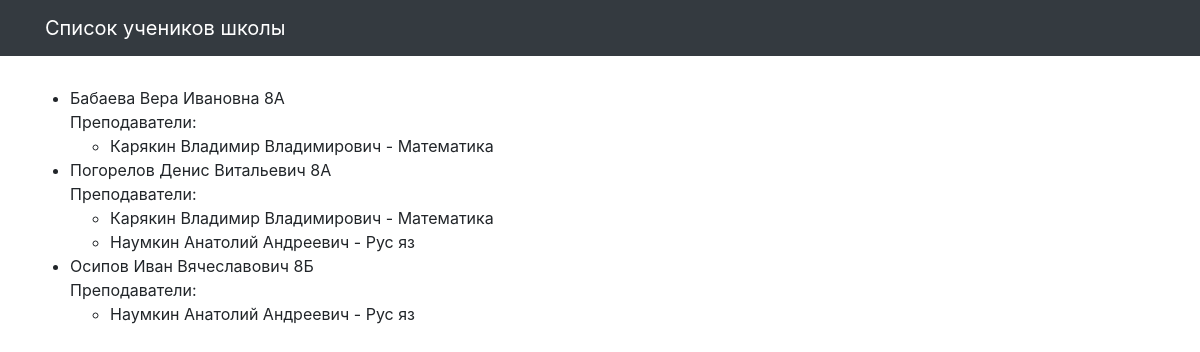
The page / on the database its author committed.
### school/models.py (models this page shows, shortened)
class Student(models.Model):
    name = models.CharField(max_length=30, verbose_name='Имя')
    teacher = models.ManyToManyField(Teacher, related_name='students', verbose_name='Учитель')
    group = models.CharField(max_length=10, verbose_name='Класс')
    class Meta:
        verbose_name = 'Ученик'
        verbose_name_plural = 'Ученики'

class Teacher(models.Model):
    name = models.CharField(max_length=30, verbose_name='Имя')
    subject = models.CharField(max_length=10, verbose_name='Предмет')
    class Meta:
        verbose_name = 'Учитель'
        verbose_name_plural = 'Учителя'

### school/views.py (the view)
# urls.py: path('', students_list, name='students'),
def students_list(request):
    template = 'school/students_list.html'
    ordering = 'group'
    students = Student.objects.order_by(ordering).prefetch_related('teacher').values('name', 'group', 'teacher__name', 'teacher__subject')
    object_list = []
    students_counter = []
    for s in students:
        if s['name'] not in students_counter:
            students_counter.append(s['name'])
            object_list.append({'name': s['name'], 'group': s['group'], 'teachers': [{'name': s['teacher__name'], 'subject': s['teacher__subject']}]})
        else:
            for o in object_list:
                if o['name'] == s['name']:
                    o['teachers'].append({'name': s['teacher__name'], 'subject': s['teacher__subject']})
    context = {
        'object_list': object_list
    }
    return render(request, template, context)

### templates/school/students_list.html (shortened to what this page needs)
{% extends "school/base.html" %}
{% load static %}
{% block content %}
<div class="row">
  <ul>
  {% for student in object_list %}
    <li>{{ student.name }} {{ student.group }} <br>
      Преподаватели:
      <ul>
        {% for teacher in student.teachers %}
          <li>{{ teacher.name }} - {{ teacher.subject }}</li>
        {% endfor %}
      </ul>
    </li>
  {% endfor %}
  </ul>
</div>
{% endblock %}

### templates/school/base.html (shortened to what this page needs)
<!DOCTYPE html>
{% load static %}
<html>
  <head>
    <link href="{% static  "css/bootstrap.min.css"  %}" rel="stylesheet">
    <link href="{% static  "css/3-col-portfolio.css" %}" rel="stylesheet">
  </head>
  <body>
    <nav class="navbar navbar-expand-lg navbar-dark bg-dark fixed-top">
      <div class="container">
        <a class="navbar-brand" href="#">Список учеников школы</a>
      </div>
    </nav>
    <div class="container">{% block content %}{% endblock %}</div>
  </body>
</html>

### static/css/3-col-portfolio.css (style rules this page uses)
body { padding-top: 84px; padding-bottom: 84px; }
@media (min-width: 992px) { body { padding-top: 86px; padding-bottom: 86px; } }

### rows shown on the page
Student: name "Бабаева Вера Ивановна", group "8А"
Teacher: name "Карякин Владимир Владимирович", subject "Математика"
Student: name "Погорелов Денис Витальевич", group "8А"
Teacher: name "Наумкин Анатолий Андреевич", subject "Рус яз"
Student: name "Осипов Иван Вячеславович", group "8Б"
